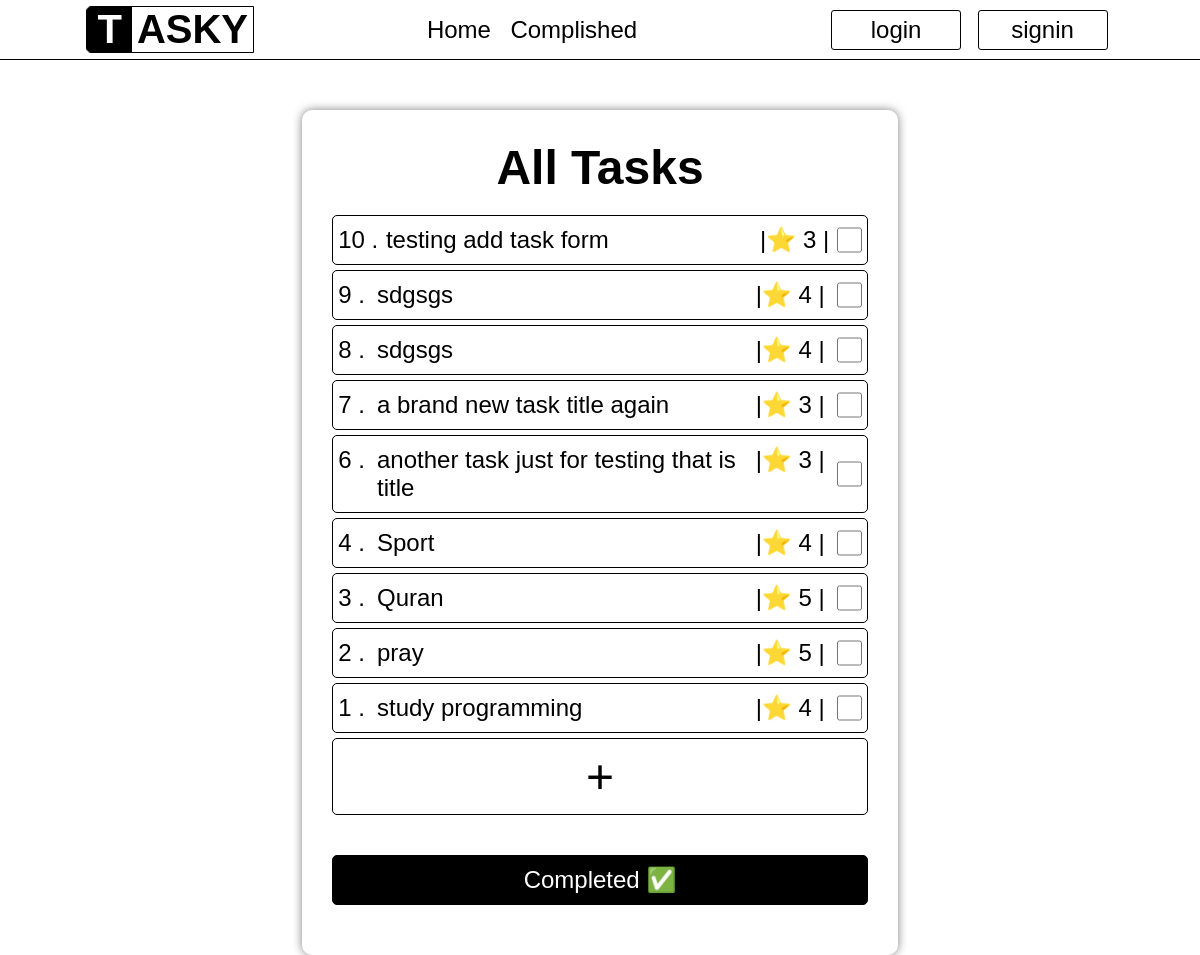
The app's page /, older data.
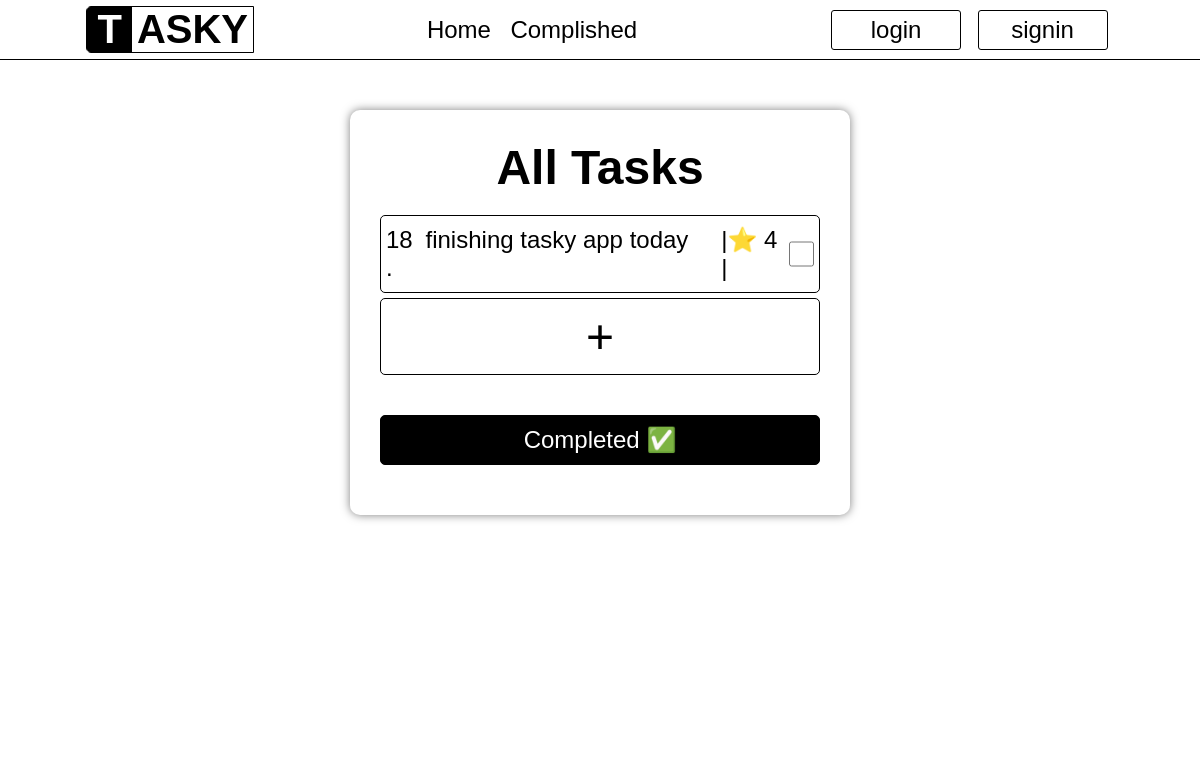
The same page, newer data.
### taskyapp/models.py (models this page shows, shortened)
class TaskyModel(models.Model):
    title = models.CharField(max_length=50)
    date = models.DateTimeField(auto_now=True)
    priority = models.IntegerField(validators=[
      MinValueValidator(1),
      MaxValueValidator(5)
    ])
    task = models.TextField(max_length=200)
    complished = models.BooleanField(default=False, editable=False)
    class Meta:
        verbose_name = 'Tasky Model'
        verbose_name_plural = 'Tasky Model'

### taskyapp/views.py (the view)
# urls.py: path('', views.IndexView.as_view(), name='home'),
class IndexView(ListView):
    model = TaskyModel
    template_name = "taskyapp/index.html"
    context_object_name = "data"
    ordering = ['-pk']

### taskyapp/templates/taskyapp/index.html (shortened to what this page needs)
{% extends "base.html" %}
{% load static  %}
{% block page_style %}
<link rel="stylesheet" href="{% static "taskyapp/style.css" %}">
<link rel="stylesheet" href="{% static "taskyapp/nav.css" %}">
{% endblock %}
{% block page_content %}
    {% include 'taskyapp/includes/nav.html' %}
    <div class='major-container' >
        <form action="complished-task/" method='post' >
        <div class='main-container' >
            <h1>all tasks</h1>
            {% for task in data %}
                <div class='task-record' >
                    <p class='task-index-number' >{{ task.pk }} . </p>
                    <p class='task-title' >
                        <a href="{% url "task-details"  task.pk %}">{{ task.title }}</a>
                    </p>
                    <p class='task-stars' > |⭐ {{ task.priority }} | </p>
                    <input  class='task-checkmark' type="checkbox" value={{ task.pk }} name='mark-box' >
                </div>
            {% endfor %}
            <button  class='task-add-button' type='button' > <a href="{% url "add-task" %}">+</a> </button>
            <button  class='task-submit-button' type='submit'  > Completed ✅ </button>
            </form>
        </div>
{% endblock %}

Row changes from the older to the newer data that the page shows:
removed TaskyModel: pk "10", title "testing add task form", priority "3"
removed TaskyModel: pk "9", title "sdgsgs", priority "4"
removed TaskyModel: pk "8", title "sdgsgs", priority "4"
removed TaskyModel: pk "7", title "a brand new task title again", priority "3"
removed TaskyModel: pk "6", title "another task just for testing that is title", priority "3"
removed TaskyModel: pk "4", title "Sport", priority "4"
removed TaskyModel: pk "3", title "Quran", priority "5"
removed TaskyModel: pk "2", title "pray", priority "5"
removed TaskyModel: pk "1", title "study programming", priority "4"
added TaskyModel: pk "18", title "finishing tasky app today", priority "4"
